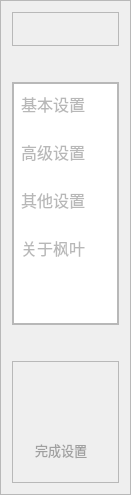
        <widget class="QFrame" name="frame_left">
         <property name="minimumSize">
          <size>
           <width>131</width>
           <height>495</height>
          </size>
         </property>
         <property name="maximumSize">
          <size>
           <width>131</width>
           <height>495</height>
          </size>
         </property>
         <property name="frameShape">
          <enum>QFrame::StyledPanel</enum>
         </property>
         <property name="frameShadow">
          <enum>QFrame::Raised</enum>
         </property>
         <layout class="QVBoxLayout" name="verticalLayout_12" stretch="0,2,1">
          <property name="spacing">
           <number>36</number>
          </property>
          <item>
           <widget class="QFrame" name="frame_left_head">
            <property name="frameShape">
             <enum>QFrame::StyledPanel</enum>
            </property>
            <property name="frameShadow">
             <enum>QFrame::Raised</enum>
            </property>
            <layout class="QHBoxLayout" name="horizontalLayout_17">
             <property name="spacing">
              <number>0</number>
             </property>
             <property name="leftMargin">
              <number>0</number>
             </property>
             <property name="topMargin">
              <number>0</number>
             </property>
             <property name="rightMargin">
              <number>0</number>
             </property>
             <property name="bottomMargin">
              <number>0</number>
             </property>
             <item>
              <widget class="QWidget" name="widget_don_kone" native="true">
               <property name="minimumSize">
                <size>
                 <width>0</width>
                 <height>32</height>
                </size>
               </property>
               <property name="maximumSize">
                <size>
                 <width>16777215</width>
                 <height>32</height>
                </size>
               </property>
               <property name="styleSheet">
                <string notr="true">image: url(:/svg/Morikawa/01_Data/img/logo/443px.png);</string>
               </property>
              </widget>
             </item>
            </layout>
           </widget>
          </item>
          <item>
           <widget class="QFrame" name="frame_list">
            <property name="frameShape">
             <enum>QFrame::StyledPanel</enum>
            </property>
            <property name="frameShadow">
             <enum>QFrame::Raised</enum>
            </property>
            <layout class="QHBoxLayout" name="horizontalLayout_15">
             <property name="spacing">
              <number>0</number>
             </property>
             <property name="leftMargin">
              <number>0</number>
             </property>
             <property name="topMargin">
              <number>0</number>
             </property>
             <property name="rightMargin">
              <number>0</number>
             </property>
             <property name="bottomMargin">
              <number>0</number>
             </property>
             <item>
              <widget class="QListWidget" name="listWidget_setting">
               <property name="font">
                <font>
                 <pointsize>12</pointsize>
                 <bold>false</bold>
                </font>
               </property>
               <property name="focusPolicy">
                <enum>Qt::NoFocus</enum>
               </property>
               <property name="styleSheet">
                <string notr="true">QListView {

}
QListView::item{
background-color: transparent;
color: rgb(184, 184, 184);
padding:8px;
padding-left:4px;
margin-bottom:8px;
}
QListView::item:hover {
border-radius:8px;
background-color: rgb(245, 249, 254)
}
QListView::item:selected {
background-color: rgb(235, 242, 255);
color: rgb(12, 20, 36);
border-radius:8px;
}
</string>
               </property>
               <property name="verticalScrollBarPolicy">
                <enum>Qt::ScrollBarAlwaysOff</enum>
               </property>
               <property name="horizontalScrollBarPolicy">
                <enum>Qt::ScrollBarAlwaysOff</enum>
               </property>
               <property name="currentRow">
                <number>-1</number>
               </property>
               <item>
                <property name="text">
                 <string>基本设置</string>
                </property>
                <property name="icon">
                 <iconset>
                  <normaloff>:/svg/img/svg/主页.png</normaloff>:/svg/img/svg/主页.png</iconset>
                </property>
               </item>
               <item>
                <property name="text">
                 <string>高级设置</string>
                </property>
                <property name="icon">
                 <iconset>
                  <normaloff>:/svg/img/svg/联系人.png</normaloff>:/svg/img/svg/联系人.png</iconset>
                </property>
               </item>
               <item>
                <property name="text">
                 <string>其他设置</string>
                </property>
                <property name="icon">
                 <iconset>
                  <normaloff>:/svg/img/svg/博士帽.png</normaloff>:/svg/img/svg/博士帽.png</iconset>
                </property>
               </item>
               <item>
                <property name="text">
                 <string>关于枫叶</string>
                </property>
                <property name="icon">
                 <iconset>
                  <normaloff>:/svg/img/svg/205设置.png</normaloff>:/svg/img/svg/205设置.png</iconset>
                </property>
               </item>
              </widget>
             </item>
            </layout>
           </widget>
          </item>
          <item>
           <widget class="QFrame" name="frame_left_bottom">
            <property name="frameShape">
             <enum>QFrame::StyledPanel</enum>
            </property>
            <property name="frameShadow">
             <enum>QFrame::Raised</enum>
            </property>
            <layout class="QHBoxLayout" name="horizontalLayout_16">
             <property name="spacing">
              <number>0</number>
             </property>
             <property name="leftMargin">
              <number>12</number>
             </property>
             <property name="topMargin">
              <number>0</number>
             </property>
             <property name="bottomMargin">
              <number>12</number>
             </property>
             <item alignment="Qt::AlignBottom">
              <widget class="QPushButton" name="pushButton_exit_setting">
               <property name="font">
                <font>
                 <pointsize>10</pointsize>
                </font>
               </property>
               <property name="styleSheet">
                <string notr="true">QPushButton {
color: rgb(160, 160, 160);
border:none;
text-align:left;
padding:10px;
}

QPushButton:hover {
color: rgb(120, 120, 120);
}

QPushButton:pressed {
color: rgb(0, 0, 0);
}</string>
               </property>
               <property name="text">
                <string>完成设置</string>
               </property>
               <property name="icon">
                <iconset>
                 <normaloff>:/buttom/img/buttom/退出文件夹_folder-withdrawal.svg</normaloff>:/buttom/img/buttom/退出文件夹_folder-withdrawal.svg</iconset>
               </property>
              </widget>
             </item>
            </layout>
           </widget>
          </item>
         </layout>
        </widget>
